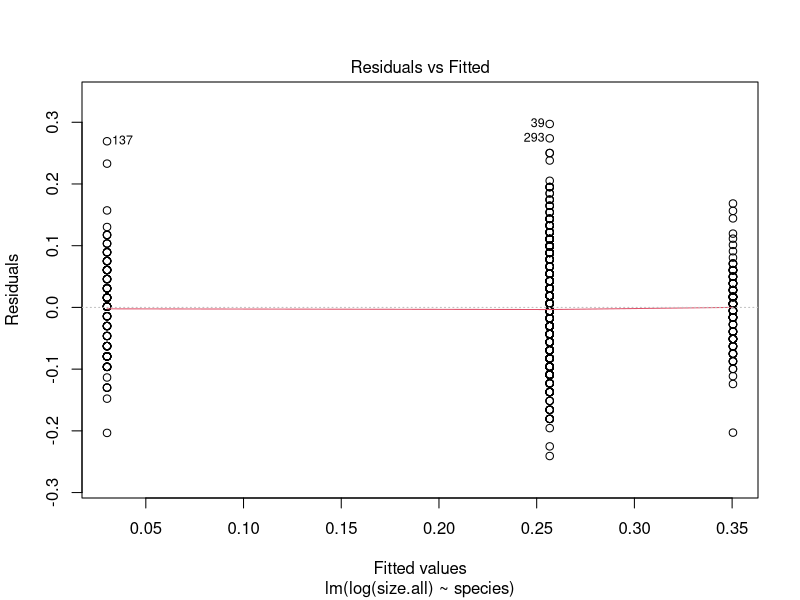
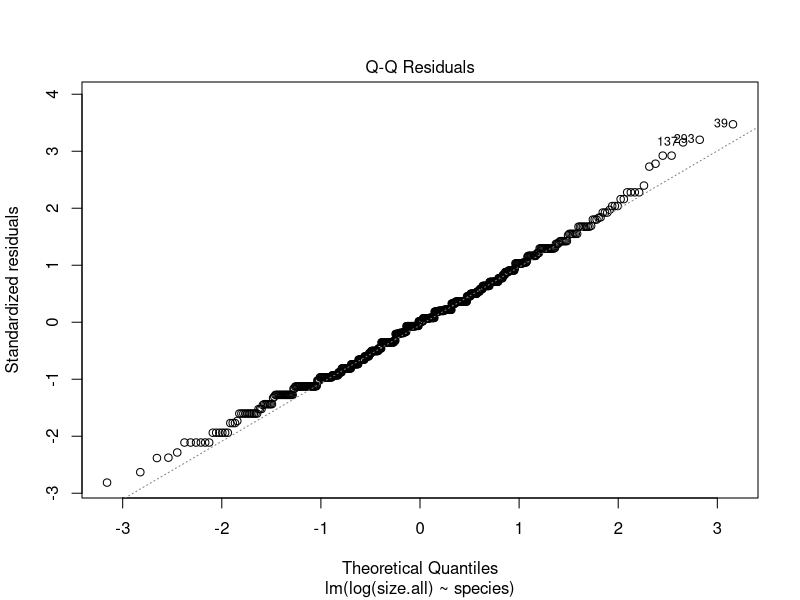
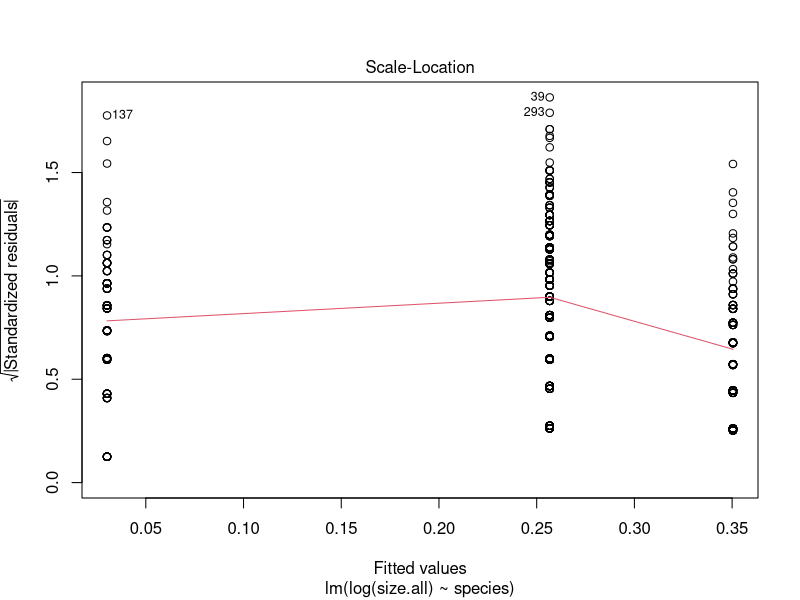
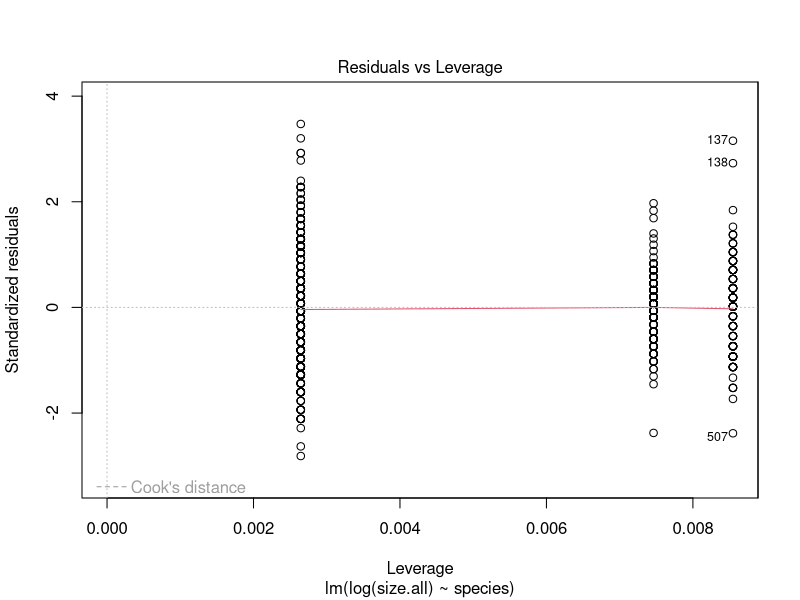

Write the R code that produced these figures, in order. (Note: this script raises an error after producing the figures.)
rm(list=ls())

library(ggplot2)

size<-read.csv("size.csv",h=T)

tiff(file="size-diffpop.tiff",units="mm",width=170,height=120,res=600,
     compression="lzw")

par(mfrow=c(1,2))
hist(log(size$size.all[size$species=="floridana"&size$pop=="pop1"]),main="",
     xlab="Cephalothorax width (log)",prob=T,ylim=c(0,6))
hist(log(size$size.all[size$species=="floridana"&size$pop=="pop2"]),add=T,
     col=adjustcolor(2,0.6),prob=T)
text(0.54,5.91,"(a)")

hist(log(size$size.all[size$species=="inflata"&size$pop=="pop1"]),
     main="",xlab="Cephalothorax width (log)",prob=T,ylim=c(0,8))
hist(log(size$size.all[size$species=="inflata"&size$pop=="pop3"]),add=T,col=adjustcolor("red",0.6),
     prob=T)
text(0.2,7.8,"(b)")

dev.off()

par(mfrow=c(1,1))
m1<-lm(log(size.all)~species,data=size)
plot(m1)
summary(m1)
summary.aov(m1)


tiff(file="size.tiff",units="mm",width=170,height=120,res=600,
     compression="lzw")
par(bty='l')
plot(log(size.all)~species,data=size,las=1,ylab="Cephalothorax width (log)",
     xlab="Species",axes=F)
axis(1,at=c(1,2,3),labels=c(expression(italic("Atlantoscia floridana")),
                                  expression(italic("Atlantoscia inflata")),
                                  expression(italic("Atlantoscia petronioi"))))
axis(2,las=1)
box()
dev.off()

m1.I<-lm(log(size.all)~species-1,data=size)
summary(m1.I)
m1.ci<-confint(m1.I)
m1.coef<-m1.I$coefficients

intercept<-data.frame(v1=c("floridana","inflata","petronioi"),v2=m1.ci[,1],v3=m1.coef,v4=m1.ci[,2])
names(intercept)<-c("species","ci.l","intercept","ci.up")

tiff(file="intercept-size.tiff",units="mm",width=170,height=120,res=600,
     compression="lzw")
ggplot(data = intercept, aes(x = species, y = intercept, ymin = ci.l, ymax = ci.up)) +
  geom_point(position = position_dodge(width = 0.2)) +
  geom_errorbar(position = position_dodge(width = 0.2), width = 0.1) +
  theme(axis.line.x = element_line(color = "black"),
        axis.line.y = element_line(color = "black"),
        panel.grid.major = element_blank(),
        panel.grid.minor = element_blank(),
        panel.border = element_blank(),
        panel.background = element_blank(),
        legend.background = element_blank(),
        axis.text.x = element_text(family="Arial",color = "black",size=12),
        axis.text.y = element_text(family="Arial",color="black",size=12),
        axis.title.y = element_text(family="Arial",size=13),
        axis.title.x = element_text(family="Arial",size=13),legend.position="none") +
  ylab("Intercept") + xlab("Species") +
  scale_x_discrete(breaks=c("floridana", "inflata", "petronioi"),
                   labels=c(expression(italic("A. floridana"),
                                       italic("A. inflata"),
                                       italic("A. petronioi")))) 
dev.off()
